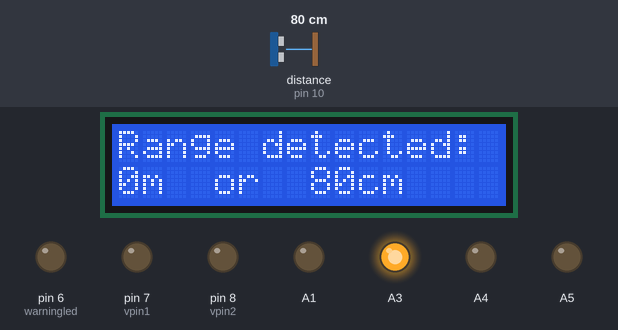
This sketch was run on a simulated Arduino Uno, built with avr-gcc and run on an emulated ATmega328P. Shown: 16×2 character LCD, output pins drawn as LEDs (lit = HIGH). Wiring (inferred from the names in the program): ultrasonic range finder: trigger pin 9; echo pin 10. Dashed ring = blinking. The test bench sets the inputs (shaded band); at power-on: distance to the obstacle (sensor on pin 10) 80 cm. The echo pulse lasts 58.3 µs per cm; pins used as bus, display or sensor lines are not drawn.

Above: at 8.6 s.
8.7 s: distance to the obstacle (sensor on pin 10) set to 43 cm
At 12.3 s:
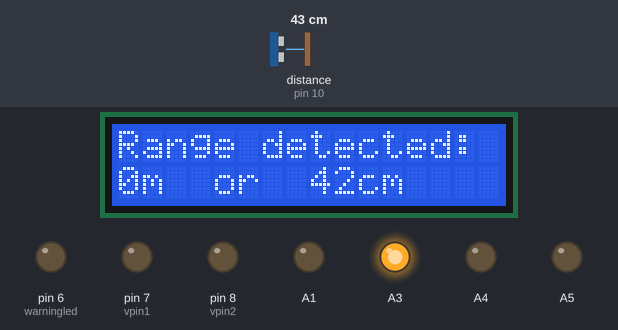
12.6 s: distance to the obstacle (sensor on pin 10) set to 38 cm
At 17.3 s:
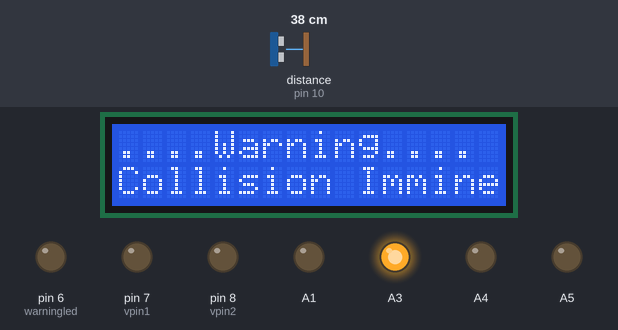
17.5 s: distance to the obstacle (sensor on pin 10) set to 17 cm
At 21.6 s:
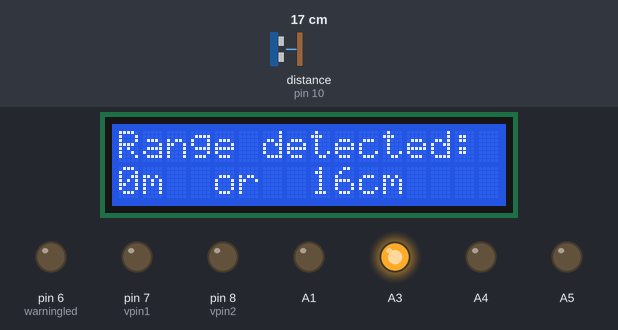
22.4 s: distance to the obstacle (sensor on pin 10) set to 13 cm
At 24.6 s:
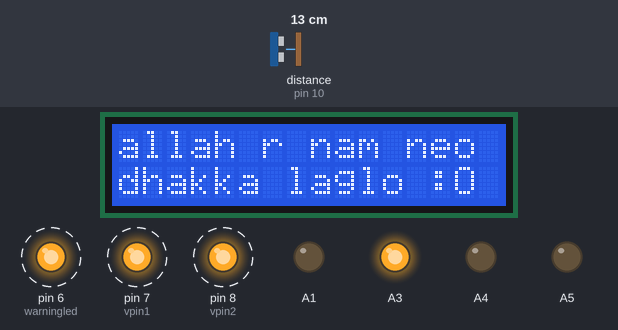
27.3 s: distance to the obstacle (sensor on pin 10) set to 18 cm
At 30.0 s:
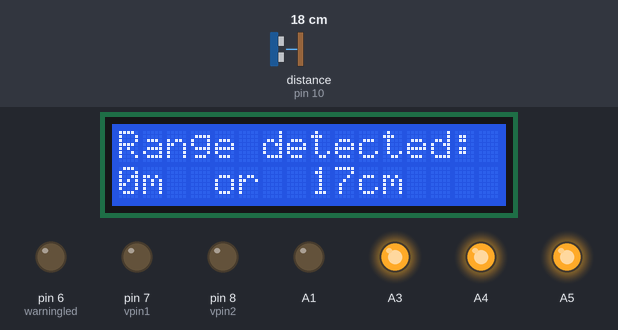
32.2 s: distance to the obstacle (sensor on pin 10) set to 2 cm
At 36.0 s:
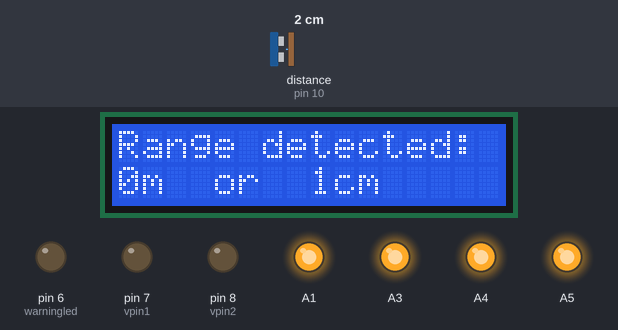
Timing chart, 0 to 41.0 s (numbered marks = the images above; inputs shaded):
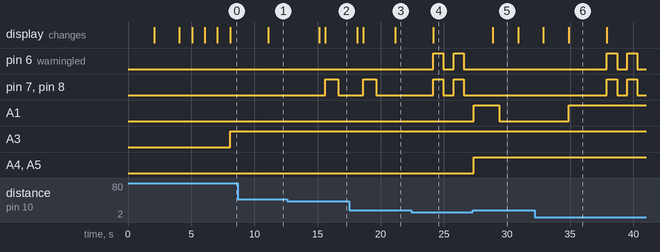

The sketch:

VBAS_panel1.2_OFFREC.ino
```cpp
//UltraSonic detection program for VBAS 1.0

//Entry date 7.1.2013, Version 1.2

//^^^$$$^^^Shebly Sadik Shemul^^^$$$^^^

//This work is licensed under the Creative Commons Attribution 3.0 Unported License. To view a copy of this license, visit http://creativecommons.org/licenses/by/3.0/ or send a letter to Creative Commons, 444 Castro Street, Suite 900, Mountain View, California, 94041, USA.
//weblink: https://github.com/SSshemul/Arduino-projects/blob/master/IIFCS_BCSIR.ino


//▒█▀▀▀█ ▒█▀▀▀█ ▒█▀▀▀█
//░▀▀▀▄▄ ░▀▀▀▄▄ ░▀▀▀▄▄
//▒█▄▄▄█ ▒█▄▄▄█ ▒█▄▄▄█ production ;)


#include <LiquidCrystal.h>

int dypOutputPin = 9; // TRIG
int dypInputPin = 10;  // ECHO

long distance = 0;
long cm = 0;
long meter = 0;

LiquidCrystal lcd (12, 11, 5, 4, 3, 2);

int warningled =6;
int vpin1 = 7;
int vpin2 = 8;


void setup(){


  lcd.begin(16, 2);
  pinMode(vpin1, OUTPUT);
  pinMode(vpin2, OUTPUT);
  pinMode(A1, OUTPUT);
  pinMode(A3, OUTPUT);
  pinMode(A4, OUTPUT);
  pinMode(A5, OUTPUT);

  pinMode(warningled, OUTPUT);
  pinMode(dypOutputPin, OUTPUT);
  pinMode(dypInputPin,INPUT);
  lcd.print("....VBAS 1.0....");
  delay(2000);
  lcd.clear();
  lcd.print("By SSS & RAA ;)");
  delay(2000);
  lcd.clear();
  lcd.print("Initialising.");
  delay(1000);
  lcd.print(".");
  delay(1000);
  lcd.print(".");
  delay(1000);
  lcd.print(".");

  lcd.clear();


}
void loop()
{

  // The DYP-ME007 pings on the low-high flank...
  digitalWrite(dypOutputPin, LOW);
  delayMicroseconds(2);
  digitalWrite(dypOutputPin, HIGH);
  delayMicroseconds(10);
  digitalWrite(dypOutputPin, LOW);
  // the distance is proportional to the time interval
  // between HIGH and LOW
  distance = pulseIn(dypInputPin, HIGH);
  cm = distance/58;
  meter = cm/100;
delay(1000);
  lcd.setCursor(0,0);
  lcd.print("Range detected:");
  lcd.setCursor(0,2);
  lcd.print(meter);
  lcd.print("m  or  ");
  lcd.print(cm);
  lcd.print("cm   ");
  lcd.println();


  if(cm > 15 && cm < 50){
    delay(500);
    if( cm > 30 && cm < 40){

      digitalWrite(vpin1, HIGH);
        digitalWrite(vpin2, HIGH);

        lcd.clear();
        lcd.print("....Warning....");
        lcd.setCursor(0,2);
        lcd.println("Collision Imminent");
        delay(1000);

        digitalWrite(vpin1, LOW);
        digitalWrite(vpin2, LOW);
    }
  }
  if (cm > 1 && cm < 15){
    lcd.clear();
    lcd.setCursor(0,0);
    lcd.print("allah r nam neo :P");
    lcd.setCursor(0,2);
    lcd.println("dhakka laglo :O :O  ");
    digitalWrite(vpin1, HIGH);
    digitalWrite(vpin2, HIGH);
    digitalWrite(warningled, HIGH);
    delay(800);
    digitalWrite(vpin1, LOW);
    digitalWrite(vpin2, LOW);
    digitalWrite(warningled, LOW);
    delay(800);
    digitalWrite(vpin1, HIGH);
    digitalWrite(vpin2, HIGH);
    digitalWrite(warningled, HIGH);
    delay(800);
    digitalWrite(vpin1, LOW);
    digitalWrite(vpin2, LOW);
    digitalWrite(warningled, LOW);
    delay(800);

  }

  if (cm > 0 && cm < 15 ){
  digitalWrite(A1, HIGH);
  digitalWrite(A5, HIGH);
  digitalWrite(A4, HIGH);
  digitalWrite(A3, HIGH);
  delay(500);
  }
  if (cm > 16 && cm < 25 ){
  digitalWrite(A1, LOW);
  digitalWrite(A5, HIGH);
  digitalWrite(A4, HIGH);
  digitalWrite(A3, HIGH);
  delay(500);
}
if (cm > 26 && cm < 30 ){
  digitalWrite(A1, LOW);
  digitalWrite(A5, LOW);
  digitalWrite(A4, HIGH);
  digitalWrite(A3, HIGH);
  delay(500);


}
if (cm > 31 && cm < 800 ){
  digitalWrite(A1, LOW);
  digitalWrite(A5, LOW);
  digitalWrite(A4, LOW);
  digitalWrite(A3, HIGH);
  delay(500);


}

if (cm == 0 ){
  digitalWrite(A1, LOW);
  digitalWrite(A5, LOW);
  digitalWrite(A4, LOW);
  digitalWrite(A3, LOW);
  delay(500);


}


}
```

Measured:
- the behaviour switches between 41 and 40 cm on distance to the obstacle (sensor on pin 10) (found by bisection; images 1 and 2)
- the behaviour switches between 16 and 15 cm on distance to the obstacle (sensor on pin 10) (found by bisection; images 3 and 4)
- after the input at 8.7 s, the display: changes after 2.4 s (image 1)
- after the input at 12.6 s, pin 7 (vpin1), pin 8 (vpin2): LOW → HIGH after 3.0 s, → LOW 1.0 s later; the display: first changes after 2.5 s (image 2 shows a later state)
- after the input at 17.5 s, pin 7 (vpin1), pin 8 (vpin2): goes on until 19.6 s, then stays LOW
- after the input at 22.4 s, pin 6 (warningled), pin 7 (vpin1), pin 8 (vpin2): alternates HIGH for 0.80 s and LOW for 0.80 s, starting after 1.8 s; the display: changes after 1.8 s (image 4)
- after the input at 27.3 s, pin 6 (warningled), pin 7 (vpin1), pin 8 (vpin2): stops changing and stays LOW; the display: changes after 1.6 s (image 5)
- after the input at 32.2 s, pin 6 (warningled), pin 7 (vpin1), pin 8 (vpin2): alternates HIGH for 0.80 s and LOW for 0.80 s, starting after 5.7 s; A1: LOW → HIGH after 2.7 s; the display: first differs from a run without the input after 2.7 s (image 6)
